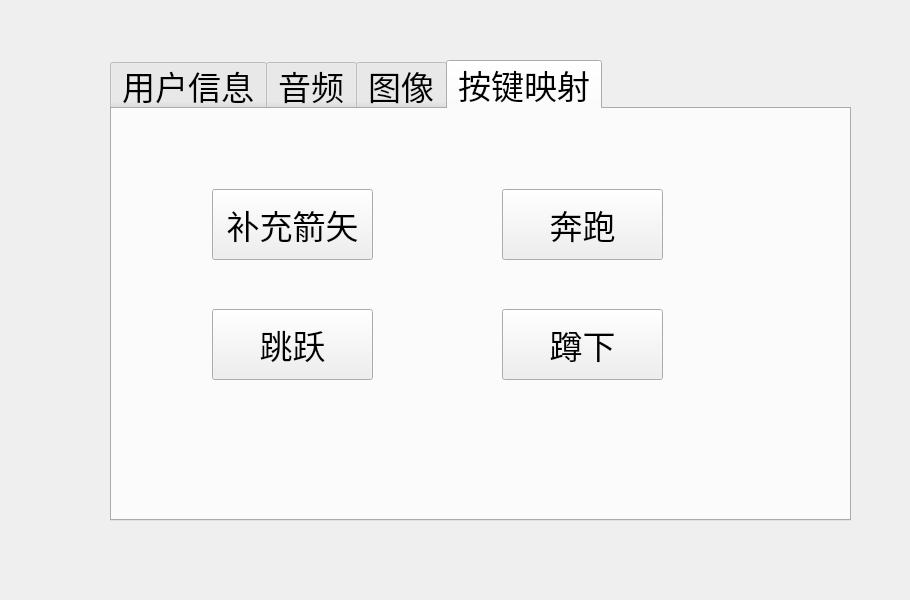
<?xml version="1.0" encoding="UTF-8"?>
<ui version="4.0">
 <class>Widget</class>
 <widget class="QWidget" name="Widget">
  <property name="geometry">
   <rect>
    <x>0</x>
    <y>0</y>
    <width>910</width>
    <height>600</height>
   </rect>
  </property>
  <property name="font">
   <font>
    <kerning>true</kerning>
   </font>
  </property>
  <property name="cursor">
   <cursorShape>ArrowCursor</cursorShape>
  </property>
  <property name="windowTitle">
   <string>MyCalculator</string>
  </property>
  <property name="windowIcon">
   <iconset resource="res.qrc">
    <normaloff>:/icon.png</normaloff>:/icon.png</iconset>
  </property>
  <widget class="QTabWidget" name="tabWidget">
   <property name="geometry">
    <rect>
     <x>110</x>
     <y>60</y>
     <width>741</width>
     <height>461</height>
    </rect>
   </property>
   <property name="font">
    <font>
     <pointsize>25</pointsize>
     <kerning>true</kerning>
    </font>
   </property>
   <property name="currentIndex">
    <number>3</number>
   </property>
   <widget class="QWidget" name="tab">
    <attribute name="title">
     <string>用户信息</string>
    </attribute>
   </widget>
   <widget class="QWidget" name="tab_2">
    <attribute name="title">
     <string>音频</string>
    </attribute>
   </widget>
   <widget class="QWidget" name="tab_3">
    <attribute name="title">
     <string>图像</string>
    </attribute>
   </widget>
   <widget class="QWidget" name="tab_4">
    <attribute name="title">
     <string>按键映射</string>
    </attribute>
    <widget class="QPushButton" name="pushButton">
     <property name="geometry">
      <rect>
       <x>100</x>
       <y>80</y>
       <width>161</width>
       <height>71</height>
      </rect>
     </property>
     <property name="text">
      <string>补充箭矢</string>
     </property>
    </widget>
    <widget class="QPushButton" name="pushButton_2">
     <property name="geometry">
      <rect>
       <x>390</x>
       <y>80</y>
       <width>161</width>
       <height>71</height>
      </rect>
     </property>
     <property name="text">
      <string>奔跑</string>
     </property>
    </widget>
    <widget class="QPushButton" name="pushButton_3">
     <property name="geometry">
      <rect>
       <x>100</x>
       <y>200</y>
       <width>161</width>
       <height>71</height>
      </rect>
     </property>
     <property name="text">
      <string>跳跃</string>
     </property>
    </widget>
    <widget class="QPushButton" name="pushButton_4">
     <property name="geometry">
      <rect>
       <x>390</x>
       <y>200</y>
       <width>161</width>
       <height>71</height>
      </rect>
     </property>
     <property name="text">
      <string>蹲下</string>
     </property>
    </widget>
   </widget>
  </widget>
 </widget>
 <resources>
  <include location="res.qrc"/>
 </resources>
 <connections/>
</ui>
